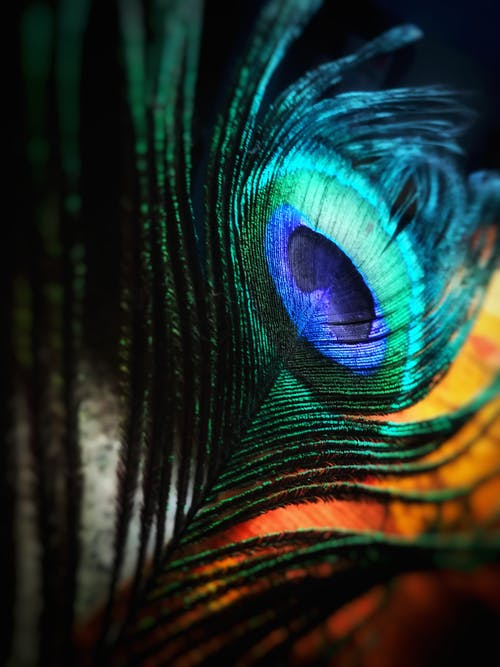
#> input picture Sample Img-1.jpeg, 500 x 667 px, found by its file name
$ jupyter execute Color_Identification_using_Machine_Learning.ipynb   (shell and % lines are left out)
#> lines starting #> are read from the running program, lines starting #| are printed output that depends on the picture
#AKSHANSH SRIVASTAVA#
1930198@kiit.ac.in

#THE SPARKS FOUNDATION GRIP#
#DOMAIN: COMPUTER VISION AND IOT#
https://github.com/22akshansh

https://www.linkedin.com/in/akshansh-srivastava-65620b212
# TASK Color Identification in images#

In this notebook, I have used machine learning algorithm, `KMeans`, to extract colors from a give image. I will use `OpenCV2` for image manipulation, apply `KMeans` to identify the major colors and then plot the information using `Matplotlib`.

## Import libraries

Let's first import necessary libraries. We need `sklearn` for KMeans algorithm, `matplotlib.pyplot` for plotting graphs, `numpy` to work with arrays, `cv2` to work with image data, `collections` to use Counter to count values, `rgb2lab` to convert RGB values and `deltaE_cie76` to calculate similarity between colors.

[cell 1]
from sklearn.cluster import KMeans
import matplotlib.pyplot as plt
import numpy as np
import cv2
from collections import Counter
from skimage.color import rgb2lab, deltaE_cie76
import os

## Working with OpenCV

Let's first read a sample image and understand basic operations that we can do on it.

[cell 2]
image = cv2.imread('//content/Sample Img-1.jpeg')
#> image is the input picture: shape (667, 500, 3); mean B, G, R 43.8, 49, 34.6
print("The type of this input is {}".format(type(image)))
#| The type of this input is <class 'numpy.ndarray'>
print("Shape: {}".format(image.shape))
#| Shape: (667, 500, 3)
plt.imshow(image)

We see that the image has different colors as compared to the original image. This is because by default OpenCV reads the images in the color order `BLUE GREEN RED` i.e. BGR. Thus, we need to convert it into `REG GREEN BLUE` i.e. RGB.

[cell 3]
image = cv2.cvtColor(image, cv2.COLOR_BGR2RGB)
plt.imshow(image)

The image can also be converted to grayscale if needed.

[cell 4]
gray_image = cv2.cvtColor(image, cv2.COLOR_BGR2GRAY)
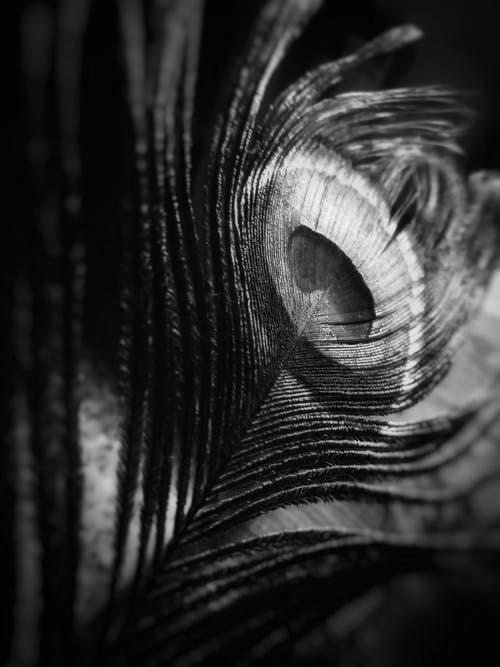
#> gray_image: shape (667, 500); min 0, max 244, mean 45.8
plt.imshow(gray_image, cmap='gray')

We might want to resize the image to a certain size whenever the images are huge or when we are working with multiple images of different dimensions.

[cell 5]
resized_image = cv2.resize(image, (1200, 600))
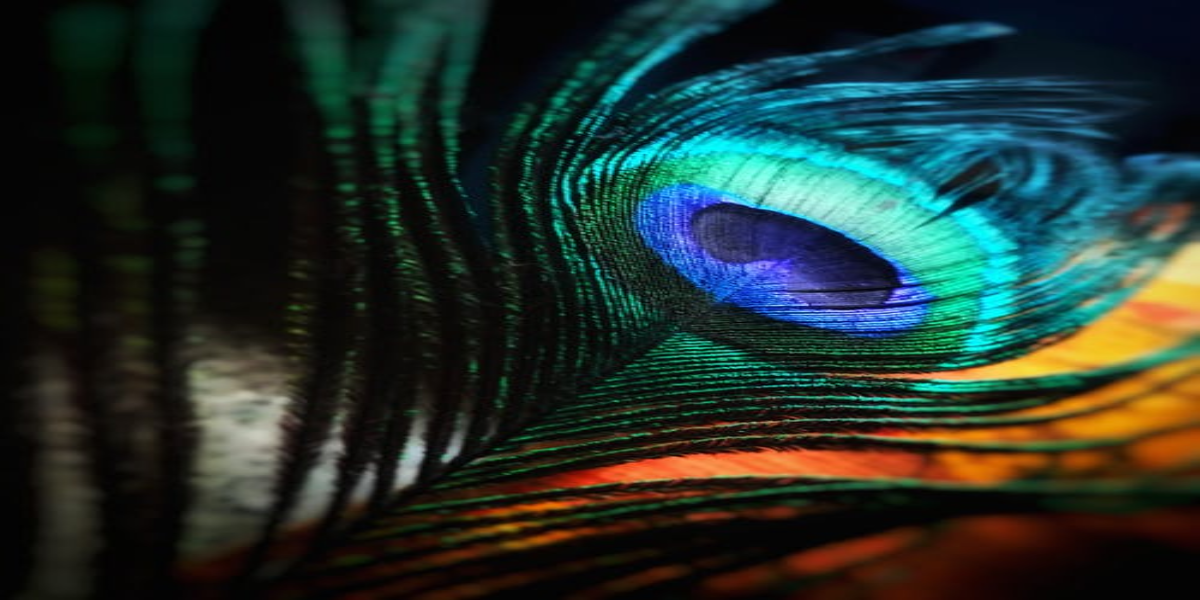
#> resized_image: shape (600, 1200, 3); mean R, G, B 34.5, 48.9, 43.7
plt.imshow(resized_image)

## Color Identification

Not that we know a bit about OpenCV, let's start identifying colors from an image.

First, we will define a function that can give us the `hex` values of our the colors that we will identify.

[cell 6]
def RGB2HEX(color):
    return "#{:02x}{:02x}{:02x}".format(int(color[0]), int(color[1]), int(color[2]))

KMeans expects flattened array as input during its fit method. Thus, we need to reshape the image using numpy. Then, we can apply KMeans to first fit and then predict on the image to get the results. Then, the cluster colors are identified an arranged in the correct order. We plot the colors as a pie chart.

I have combined all the steps in two method.

[cell 7]
def get_image(image_path):
    image = cv2.imread(image_path)
    image = cv2.cvtColor(image, cv2.COLOR_BGR2RGB)
    return image

[cell 8]
def get_colors(image, number_of_colors, show_chart):

#> called with number_of_colors = 8, show_chart = True
    modified_image = cv2.resize(image, (600, 400), interpolation = cv2.INTER_AREA)
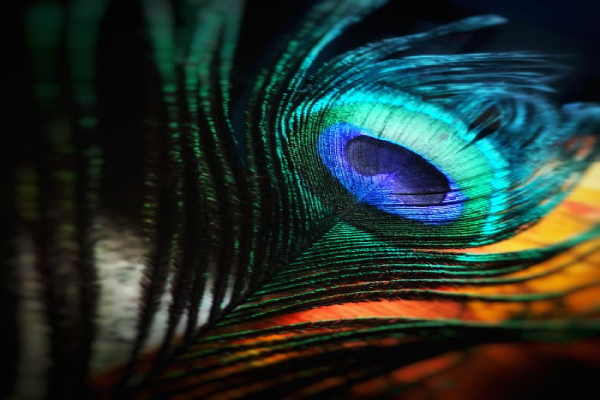
#> modified_image: shape (400, 600, 3); mean R, G, B 34.5, 48.9, 43.7
    modified_image = modified_image.reshape(modified_image.shape[0]*modified_image.shape[1], 3)

    clf = KMeans(n_clusters = number_of_colors)
    labels = clf.fit_predict(modified_image)

    counts = Counter(labels)
#> counts = {4: 127870, 7: 27833, 0: 31264, 2: 17532, 6: 10244, 5: 6756, 1: 10265, 3: 8236}
    # sort to ensure correct color percentage
    counts = dict(sorted(counts.items()))
#> counts = {0: 31264, 1: 10265, 2: 17532, 3: 8236, 4: 127870, 5: 6756, 6: 10244, 7: 27833}

    center_colors = clf.cluster_centers_
    # We get ordered colors by iterating through the keys
    ordered_colors = [center_colors[i] for i in counts.keys()]
#> ordered_colors = [[21.78, 62.65, 63.98], [122.1, 84.18, 47.79], [31.13, 109.7, 139.3], [224.5, 138.7, 44.56], [9.79, 12.66, 10.71], [143.2, 185.9, 175.6], [39.1, 199, 204], [48, 33.28, 19.33]]
    hex_colors = [RGB2HEX(ordered_colors[i]) for i in counts.keys()]
#> hex_colors = ['#153e3f', '#7a542f', '#1f6d8b', '#e08a2c', '#090c0a', '#8fb9af', '#27c6cb', '#2f2113']
    rgb_colors = [ordered_colors[i] for i in counts.keys()]
#> rgb_colors has the same summary as ordered_colors

    if (show_chart):
        plt.figure(figsize = (8, 6))
        plt.pie(counts.values(), labels = hex_colors, colors = hex_colors)

    return rgb_colors

[cell 9]
get_colors(get_image('/content/Sample Img-1.jpeg'), 8, True)
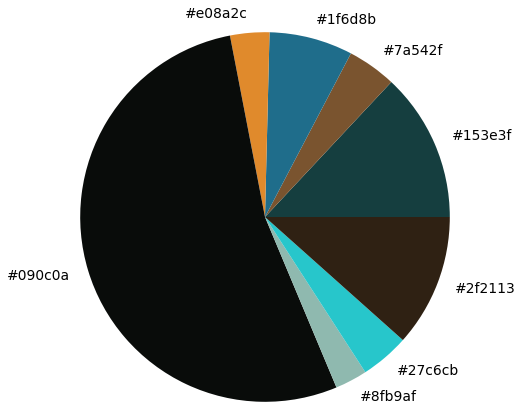
#> figure drawn by matplotlib, 1 panel
